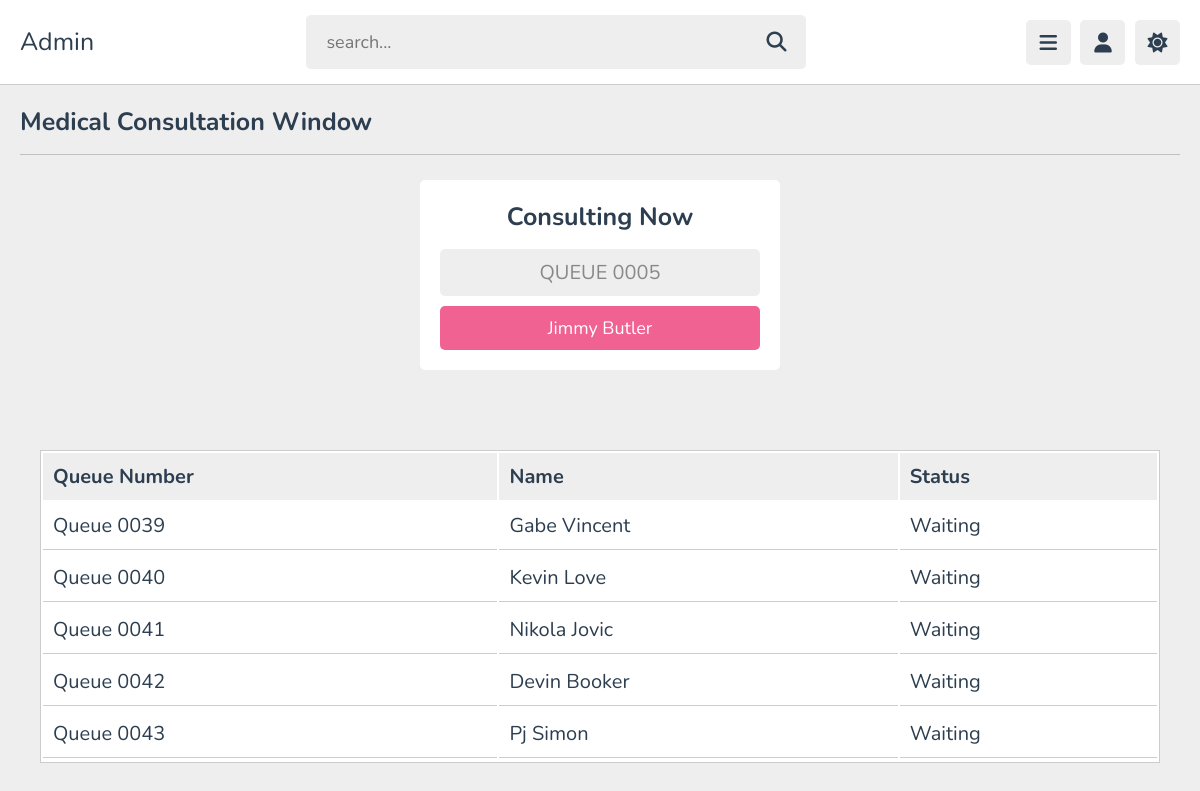
The app's page /modules_admin/admin_queueing_window_medical.php (signed in), older data.
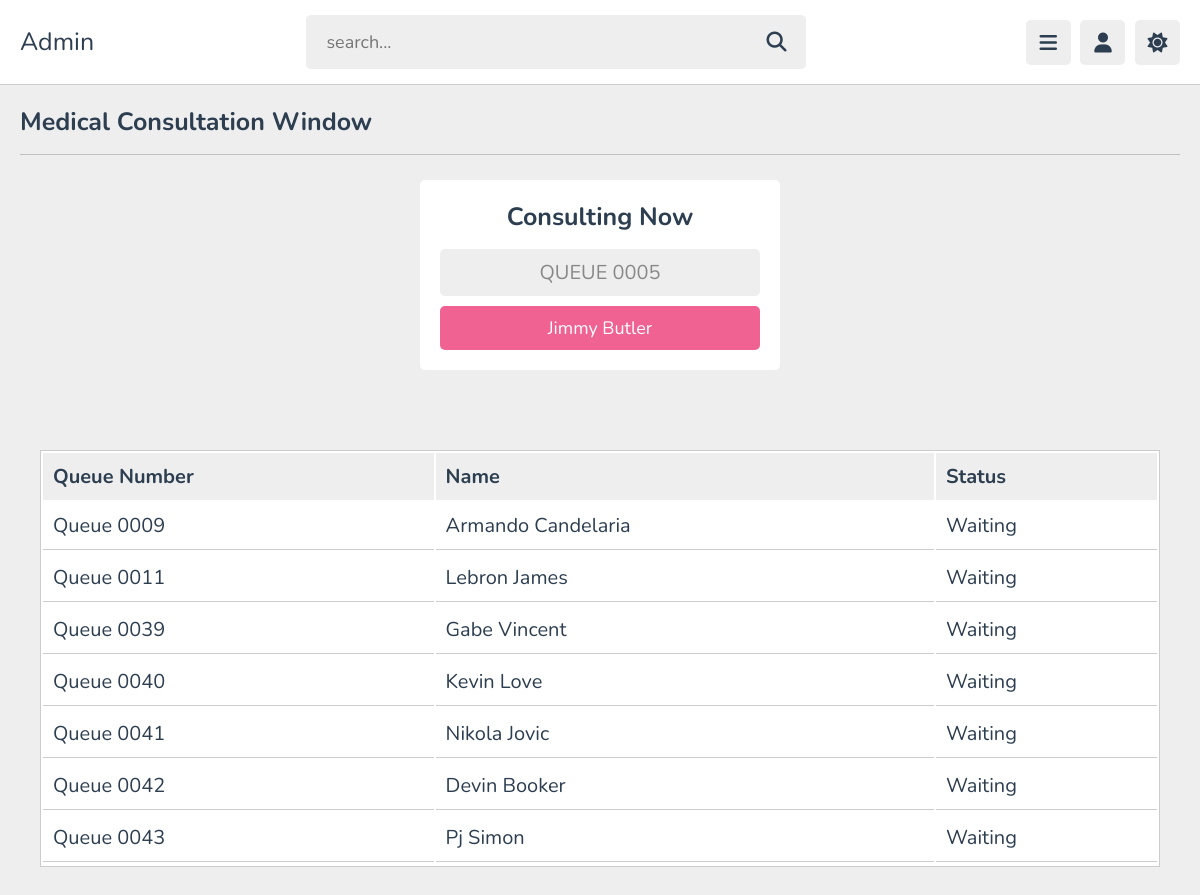
The same page, newer data.
### tables this page shows
CREATE TABLE IF NOT EXISTS `queue_list` (
  `id` int NOT NULL AUTO_INCREMENT,
  `queue_id` varchar(255) NOT NULL,
  `qnumber` bigint NOT NULL,
  `name` varchar(255) NOT NULL,
  `type` enum('Medical','Dental') NOT NULL,
  `status` enum('Active','Waiting','Done','No Show') NOT NULL,
  PRIMARY KEY (`id`)
);

### components/queueing_live_medical.php (the view, shortened to what this page needs)
<section class="dashboard">
    <h1 class="heading">Medical Consultation Window</h1>
    <div class="box-container payat">
        <?php
            $select = mysqli_query($con, "SELECT * FROM queue_list  WHERE type ='medical' and status = 'active' ORDER BY qnumber ASC");
            if(mysqli_num_rows($select) == 1) {
                while($row = mysqli_fetch_assoc($select)) {
        ?>
        <div class="box">
            <h3>Consulting Now</h3>
            <p><?php echo $row['queue_id']; ?></p>
            <a href="admin_queueing_window_medical_done.php?edit=<?php echo $row['id']; ?>" type="submit" name="add_product" class="btn"><?php echo $row['name']; ?></a>
        </div>
        <?php
                }
            }
        ?>
    </div>
</section>
<section class="dashboard">
    <div class="container">
        <div class="product-display">
            <table class="product-display-table">
                <thead>
                    <tr>
                        <th>Queue Number</th>
                        <th>Name</th>
                        <th>Status</th>
                    </tr>
                </thead>
                <?php
                    $select_users = mysqli_query($con, "SELECT * FROM queue_list  WHERE status = 'Waiting' AND type = 'Medical' ORDER BY queue_id ASC");
                    if (mysqli_num_rows($select_users) > 0) {
                        while ($fetch_user = mysqli_fetch_assoc($select_users)) {
                ?>
                <tr>
                    <td>
                        <?php echo $fetch_user['queue_id']; ?>
                    </td>
                    <td>
                        <?php echo $fetch_user['name']; ?>
                    </td>
                    <td>
                       <?php echo $fetch_user['status']; ?>
                    </td>
                </tr>
                <tr>
                <?php
                        }
                    }
                    else {
                        echo '<td colspan="3" class="empty">No people on queue!</td>';
                    }
                ?>
                </tr>
            </table>
        </div>
    </div>
</section>

Row changes from the older to the newer data that the page shows:
added queue_list: queue "Queue 0009", name "Armando Candelaria", status "Waiting"
added queue_list: queue "Queue 0011", name "Lebron James", status "Waiting"
